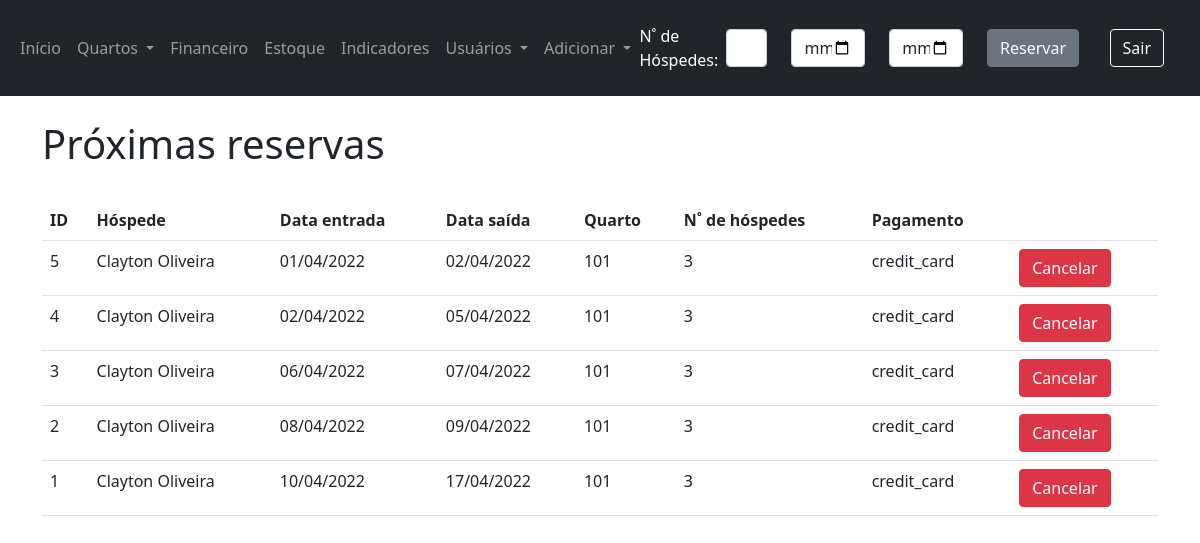
The app's page /lista-reservas/ (signed in), older data.
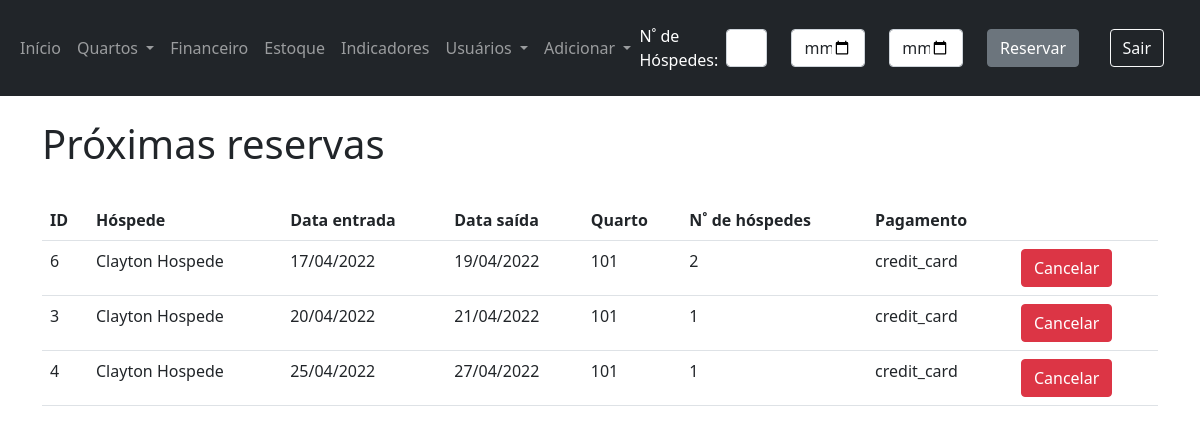
The same page, newer data.
### app/models.py (models this page shows)
class Reservation(db.Model):
    id = db.Column(db.Integer, primary_key=True)
    user_id = db.Column(db.Integer, db.ForeignKey('users.id'))
    room_id = db.Column(db.Integer, db.ForeignKey('Rooms.id'))
    guest_id = db.Column(db.Integer, db.ForeignKey('guests.id'))
    total_guests = db.Column(db.Integer)
    check_in = db.Column(db.DateTime)
    check_out = db.Column(db.DateTime)
    payment_type = db.Column(db.String(20)) #Enum?
    status = db.Column(db.Enum(Status), default=Status.ATIVO)
    payment_type = db.Column(db.String(20))  # Enum?

class Guest(db.Model):
    __tablename__ = 'guests'
    id = db.Column(db.Integer, primary_key=True)
    hotel_id = db.Column(db.Integer, db.ForeignKey('Hotels.id'))
    address_id = db.Column(db.Integer, db.ForeignKey('Addresses.id'))
    name = db.Column(db.String(50))
    email = db.Column(db.String(50))
    phone = db.Column(db.String(20))
    cpf = db.Column(db.String(15))
    birthday = db.Column(db.DateTime)

class Rooms(db.Model):
    __tablename__ = 'Rooms'
    id = db.Column(db.Integer, primary_key=True)
    hotel_id = db.Column(db.Integer, db.ForeignKey('Hotels.id'))
    number = db.Column(db.Integer)
    name = db.Column(db.String(30))
    kind = db.Column(db.String(15))
    phone_extension = db.Column(db.String(15))
    price = db.Column(db.REAL)
    guest_limit = db.Column(db.Integer)
    status = db.Column(db.String(15))
    created_at = db.Column(db.DateTime, default=dt.now())

### app/views.py (the view)
@app.route('/lista-reservas/')
@login_required
def lista_reservas():
    user_id = g.user.get_id()
    return listar_reservas(user_id)

### app/forms.py
class VerificarDisponibilidade(FlaskForm):
    total_guests = IntegerField('Quantidade de héspedes', validators=[DataRequired()])
    check_in = DateField('Data Entrada', validators=[DataRequired()])
    check_out = DateField('Data Saída', validators=[DataRequired()])
    submeter = SubmitField('Reservar')

### app/models.py (called while the page is built)
    def get_id(self):
        return self.id

    def get_profile(self):
        return self.profile

    def get_hotel_id(self):
        return self.hotel_id

### app/scripts/adicionar_reserva.py (called while the page is built)
def listar_reservas(user_id):
    form_reserva = VerificarDisponibilidade()
    user = User.query.filter_by(id=user_id).first()
    hotel = Hotels.query.filter_by(id=user.hotel_id).first()
    if user.profile not in ['admin', 'gerente', 'recepcionista']:
        return '<h1>Erro! Você não pode acessar este conteúdo!</h1>'
    reservas = db.session.query(Reservation, Guest, Rooms) \
        .join(Guest) \
        .join(Rooms) \
        .filter(Rooms.hotel_id == hotel.id, Reservation.status == Status.ATIVO) \
        .order_by(Reservation.check_in).all()
    return render_template('lista_reservas.html', reservas=reservas, form_reserva=form_reserva)

### app/views.py (called while the page is built)
@login_manager.user_loader
def load_user(id):
    return User.query.get(int(id))

### app/templates/lista_reservas.html (shortened to what this page needs)
{% extends 'base.html' %}
{% block content %}
    <div class="mt-4">
        <h1>Próximas reservas</h1>
    <br>
    </div>
    <table class="table table-hover">
        <tr>
            <th>ID</th>
            <th>Hóspede</th>
            <th>Data entrada</th>
            <th>Data saída</th>
            <th>Quarto</th>
            <th>N˚ de hóspedes</th>
            <th>Pagamento</th>
            <th></th>
        </tr>
        {% for reserva, guest, room in reservas: %}
            <tr>
                <td>{{ reserva.id }}</td>
                <td>{{ guest.name }}</td>
                <td>{{ reserva.check_in.strftime("%d/%m/%Y") }}</td>
                <td>{{ reserva.check_out.strftime("%d/%m/%Y") }}</td>
                <td>{{ room.number }}</td>
                <td>{{ reserva.total_guests }}</td>
                <td>{{ reserva.payment_type }}</td>
                <td>
                    <button type="button" class="btn btn-danger" data-bs-toggle="modal"
                            data-bs-target="#Modal_{{ reserva.id }}"
                            value="{{ reserva.id }}" id="hotel_{{ reserva.id }}">
                        Cancelar
                    </button>
                </td>
            </tr>
        {% endfor %}
    </table>
{% endblock %}

Row changes from the older to the newer data that the page shows:
no longer on this page (row edited): Reservation: id "5", name "Clayton Oliveira", check_in "01/04/2022", check_out "02/04/2022", number "101", total_guests "3", payment_type "credit_card"
no longer on this page (row edited): Reservation: id "2", name "Clayton Oliveira", check_in "08/04/2022", check_out "09/04/2022", number "101", total_guests "3", payment_type "credit_card"
no longer on this page (row edited): Reservation: id "1", name "Clayton Oliveira", check_in "10/04/2022", check_out "17/04/2022", number "101", total_guests "3", payment_type "credit_card"
now on this page (row edited): Reservation: id "6", name "Clayton Hospede", check_in "17/04/2022", check_out "19/04/2022", number "101", total_guests "2", payment_type "credit_card"
changed Reservation id 3: name "Clayton Oliveira" → "Clayton Hospede"; check_in "06/04/2022" → "20/04/2022"; check_out "07/04/2022" → "21/04/2022"; total_guests "3" → "1"; moves up the list
changed Reservation id 4: name "Clayton Oliveira" → "Clayton Hospede"; check_in "02/04/2022" → "25/04/2022"; check_out "05/04/2022" → "27/04/2022"; total_guests "3" → "1"
